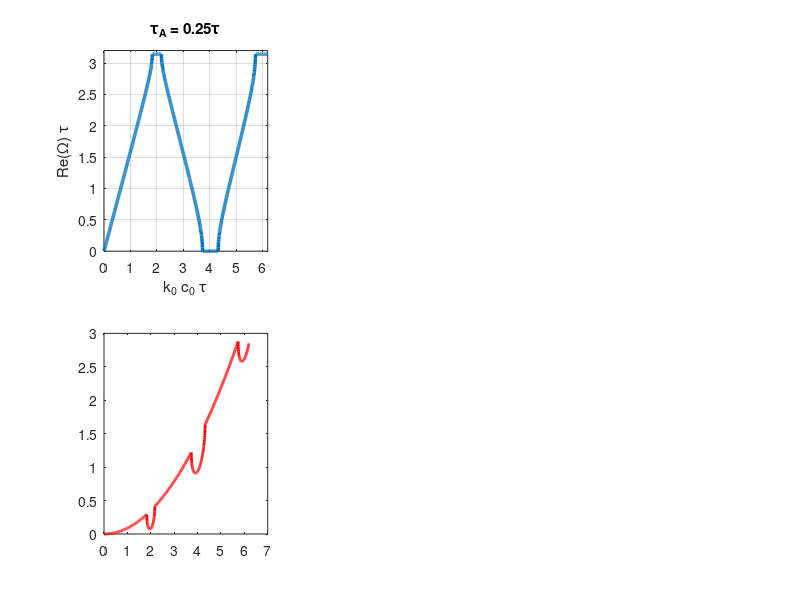

MATLAB code to generate this figure: (Note: this script raises an error after producing the figure.)
%% =========================================================================
%  Code developed by Ali RAZA in scope of Torrent et al. (Phys. Rev. B 97, 014105, 2018)
%  Loss compensation in time-dependent elastic metamaterials
% =========================================================================

clear; close all; clc;

%% 1. SYSTEM PARAMETERS
% Defined in the text description of Figure 3.
% Material A
rhoA = 1.0; CA = 1.0; etaA = 0.1;
% Material B
rhoB = 1.0; CB = 3.0; etaB = 0.2;

% Derived quantities: Speed c, Impedance z (Eq. A6)
cA = sqrt(CA / rhoA); cB = sqrt(CB / rhoB);
zA = sqrt(CA * rhoA); zB = sqrt(CB * rhoB);

% Time modulation period
tau = 1.0;

%% 2. FIGURE 3: DISPERSION AND STABILITY


k0_c0 = linspace(0.001, 6.2, 1000);
tau_A_cases = [0.25, 0.5, 0.8];

figure('Name', 'Figure 3', 'Color', 'w', 'Position', [50 100 1200 600]);

k0_peak_gain = 2.2; % Initial guess

for i = 1:length(tau_A_cases)
    tauA_frac = tau_A_cases(i);
    tA = tauA_frac * tau;
    tB = (1.0 - tauA_frac) * tau;
    
    % Average viscosity parameter <eta/rho> from Eq. (12)
    eta_rho_avg = (tA*(etaA/rhoA) + tB*(etaB/rhoB))/tau;
    
    phiA = k0_c0 * cA * tA;
    phiB = k0_c0 * cB * tB;
    
    % Dispersion relation for two-layer system: Trace of Transfer Matrix
    % See Eq. (A27) and (A26): cos(Omega*T) = 0.5 * tr(P(T))
    cos_Om = cos(phiA).*cos(phiB) - 0.5*(zA/zB + zB/zA)*sin(phiA).*sin(phiB);
    
    % Bloch-Floquet frequency Omega (Eq. A25)
    Om_tau = acos(cos_Om); 
    
    % Stability Parameter Delta(k0) defined in Eq. (14)
    % Delta = 1/2 <eta/rho> k0^2 - Im(Omega)
    Delta = 0.5 * eta_rho_avg * (k0_c0.^2) - (abs(imag(Om_tau)) / tau);
    
    if tauA_frac == 0.5
        [~, idx_min] = min(Delta);
        k0_peak_gain = k0_c0(idx_min);
    end
    
    subplot(2, 3, i);
    plot(k0_c0, real(Om_tau), 'LineWidth', 2.5);
    title(['\tau_A = ' num2str(tauA_frac) '\tau']);
    xlabel('k_0 c_0 \tau'); ylabel('Re(\Omega) \tau');
    axis([0 6.2 0 3.2]); grid on;
    
    subplot(2, 3, i+3);
    plot(k0_c0, Delta, 'r', 'LineWidth', 2);
    hold on; yline(0, 'k--');
    xlabel('k_0 c_0 \tau'); ylabel('\Delta(k_0)');
    axis([0 6.2 -0.5 3.5]); grid on;
end

%% 3. FIGURE 4: ENERGY GAIN 

k_E = linspace(0.001, 3.1, 400);
N_list = [2, 4, 6, 8, 10];

% Interface Matrices based on Impedance Mismatch (Appendix A4, Eq. A22 structure)
rAB = zA/zB; T_AB = 0.5*[1+rAB, 1-rAB; 1-rAB, 1+rAB];
rBA = zB/zA; T_BA = 0.5*[1+rBA, 1-rBA; 1-rBA, 1+rBA];

figure('Name', 'Figure 4', 'Color', 'w', 'Position', [100 150 600 800]);

for i = 1:length(tau_A_cases)
    tauA_frac = tau_A_cases(i);
    tA = tauA_frac * tau;
    tB = (1.0 - tauA_frac) * tau;
    eta_rho_avg = (tA*(etaA/rhoA) + tB*(etaB/rhoB))/tau;
    
    subplot(3, 1, i); hold on;
    
    for j = 1:length(N_list)
        N = N_list(j);
        E_gain = zeros(size(k_E));
        
        for k_idx = 1:length(k_E)
            k = k_E(k_idx);
            
            % Propagation Phase Matrices (Eq. A21, diagonal form)
            phiA = k * cA * tA;
            phiB = k * cB * tB;
            PA = diag([exp(-1i*phiA), exp(1i*phiA)]);
            PB = diag([exp(-1i*phiB), exp(1i*phiB)]);
            
            % Unit Cell Matrix M_cell (product of interface and propagation matrices)
            M_cell = T_BA * PB * T_AB * PA;
            
            % Total Matrix for N periods (Eq. 7 implies M_N = M^N)
            M_total = M_cell^N;
            
            % Damping factor Gamma from Eq. (10) and (12)
            % Damping term = exp(-Gamma * k0^2) per Eq. (9)
            kappa = N * tau * 0.5 * eta_rho_avg;
            damp = exp(-kappa * k^2);
            
            % Reflection (rT) and Transmission (tT) Coefficients
            % Defined in Eq. (6a) and (6b): rT = M_21, tT = M_11
            tT = M_total(1,1) * damp;
            rT = M_total(2,1) * damp;
            
            % Total Energy Gain E_T/E_0 = |rT|^2 + |tT|^2 (Caption Fig. 4)
            E_gain(k_idx) = abs(tT)^2 + abs(rT)^2;
        end
        plot(k_E, E_gain, 'LineWidth', 1.5);
    end
    title(['\tau_A = ' num2str(tauA_frac) '\tau']);
    ylabel('E_T / E_0'); grid on; xlim([0 3.1]);
    if i == 1; legend('N=2','N=4','N=6','N=8','N=10'); end
    if i == 3; xlabel('k_0 c_0 \tau'); end
end


%% 4. FIGURE 5: PULSE EVOLUTION

% we Simulation Parameters 
L = 200;            % Domain length
Nx = 4096;          % Points for FFT
x = linspace(-L/2, L/2, Nx);
dx = x(2)-x(1);
k_axis = (2*pi/L) * [0:Nx/2-1, -Nx/2:-1]; % Standard FFT k-ordering

% we Pulse Parameters (Matches Fig. 5 text) 
N_pulse = 25;       % Modulation lasts 25 periods
A0 = 2.5;           % Initial Amplitude
sigma_x = 2.0;      % Pulse width
k_carrier = k0_peak_gain; 

% we Initial Pulse u(x,0) 
u0_x = A0 * exp(-x.^2/(2*sigma_x^2)) .* cos(k_carrier * x);
U0_k = fft(u0_x);   

% we Gain Parameters (Matches Eq. 12) 
tA = 0.5 * tau; tB = 0.5 * tau;
eta_rho_avg = (tA*(etaA/rhoA) + tB*(etaB/rhoB))/tau;

% we Pre-computation: Eigen-Decomposition for Speed

threshold = 1e-6 * max(abs(U0_k));
active_indices = find(abs(U0_k) > threshold);
num_active = length(active_indices);

% Storage for decomposition
V_store = zeros(2, 2, num_active);       % Eigenvectors
V_inv_store = zeros(2, 2, num_active);   % Inverse Eigenvectors
D_diag_store = zeros(2, num_active);     % Eigenvalues

for j = 1:num_active
    idx = active_indices(j);
    k = k_axis(idx);
    
    % Modulation Phase (Eq. 7 / Eq. 11 logic)
    phiA = k * cA * tA; phiB = k * cB * tB;
    PA = diag([exp(-1i*phiA), exp(1i*phiA)]);
    PB = diag([exp(-1i*phiB), exp(1i*phiB)]);
    
    % Single Unit Cell Matrix
    M_cell = T_BA * PB * T_AB * PA;
    
    % Eigen-decomposition
    [V, D] = eig(M_cell);
    
    V_store(:,:,j) = V;
    V_inv_store(:,:,j) = inv(V);
    D_diag_store(:,j) = diag(D);
end

%  Animation Setup 
figure('Name', 'Figure 5 Animation', 'Color', 'w', 'Position', [150 200 1000 400]);
hLine = plot(x, u0_x, 'LineWidth', 1.5, 'Color', [0 0.4470 0.7410]);
grid on; 
xlabel('x / (c_0 \tau)'); ylabel('u(x)/u_0');
xlim([-60 60]); 
% Set initial Y-limits based on A0
ylim([-A0*1.5, A0*1.5]); 
titleHandle = title('t/\tau = 0');

% Animation Loop 
% Matches timeline: 0 -> 25 (Growth) -> 60 (Drift/Split)
times_anim = 0:0.5:50; 

for t_val = times_anim
    
    % 1. Determine Physics State (Inside vs Outside Time-Crystal)
    if t_val <= N_pulse * tau
        % Phase 1: Inside Crystal (Eq. 7 / Eq. 13)
        % The pulse stays localized (group velocity ~ 0 in gap) and grows.
        current_N = t_val / tau;
        dt_prop = 0; 
    else
        % Phase 2: Exited Crystal
        % Modulation stops. The accumulated field splits and drifts.
        current_N = N_pulse;
        dt_prop = t_val - N_pulse * tau;
    end
    
    % 2. Fourier Synthesis
    U_k_out = zeros(size(U0_k));
    
    % Viscous damping factor (Eq. 9): exp(-Gamma * k^2)
    % Kappa scales with the duration of interaction (current_N)
    kappa_eff = current_N * tau * 0.5 * eta_rho_avg;
    
    % Pre-calculate drift phase (only active after t > 25)
    if dt_prop > 0
        % Forward drift phase
        phase_drift_vec = exp(-1i * k_axis * cA * dt_prop);
    else
        phase_drift_vec = ones(size(k_axis));
    end

    for j = 1:num_active
        idx = active_indices(j);
        k = k_axis(idx);
        
        % Compute M^N using eigenvalues (Fast)
        D_pow = diag(D_diag_store(:,j).^current_N);
        M_total = V_store(:,:,j) * D_pow * V_inv_store(:,:,j);
        
        % Apply Damping (Eq. 9)
        damp = exp(-kappa_eff * k^2);
        
        % Extract Coefficients (Eq. 6a, 6b)
        % tT = M11 (Forward amplitude)
        % rT = M21 (Backward amplitude)
        tT = M_total(1,1) * damp;
        rT = M_total(2,1) * damp;
        
        % Apply Drift Phase
        p_prop = phase_drift_vec(idx);
        
        % Forward Wave Construction
        U_k_out(idx) = U_k_out(idx) + U0_k(idx) * tT * p_prop;
        
        % Backward Wave Construction
        %  "reflected" wave travels backwards in x.
        % We map it to the negative k bin. It inherits the source phase
        % which naturally creates the left-propagating behavior (x+ct).
        if idx == 1; idx_neg = 1; else; idx_neg = Nx - idx + 2; end
        U_k_out(idx_neg) = U_k_out(idx_neg) + U0_k(idx) * rT * p_prop;
    end
    
    % 3. Update Visuals
    u_real = real(ifft(U_k_out));
    
    set(hLine, 'YData', u_real);
    set(titleHandle, 'String', ['t/\tau = ' num2str(t_val, '%.1f')]);
    
    % Auto-scale Y-axis (Crucial as pulse grows significantly)
    current_max = max(abs(u_real));
    if current_max > 1e-6
        ylim([-current_max*1.2, current_max*1.2]);
    end
    
    drawnow limitrate;
end

